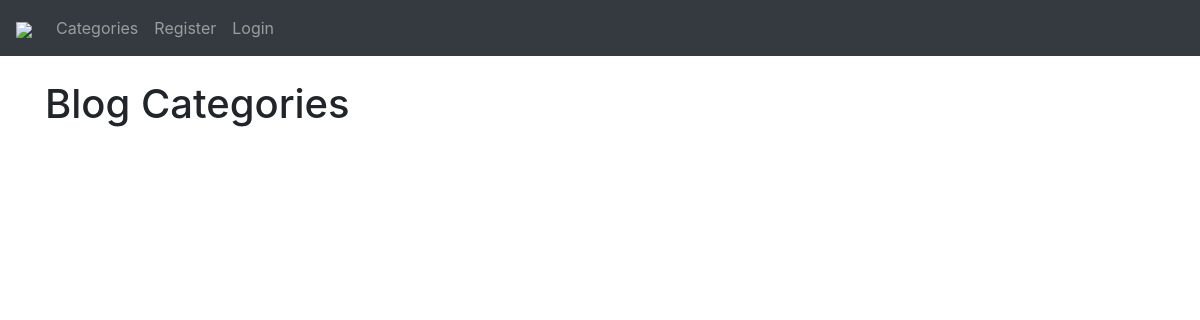
The app's page /category-list/, older data.
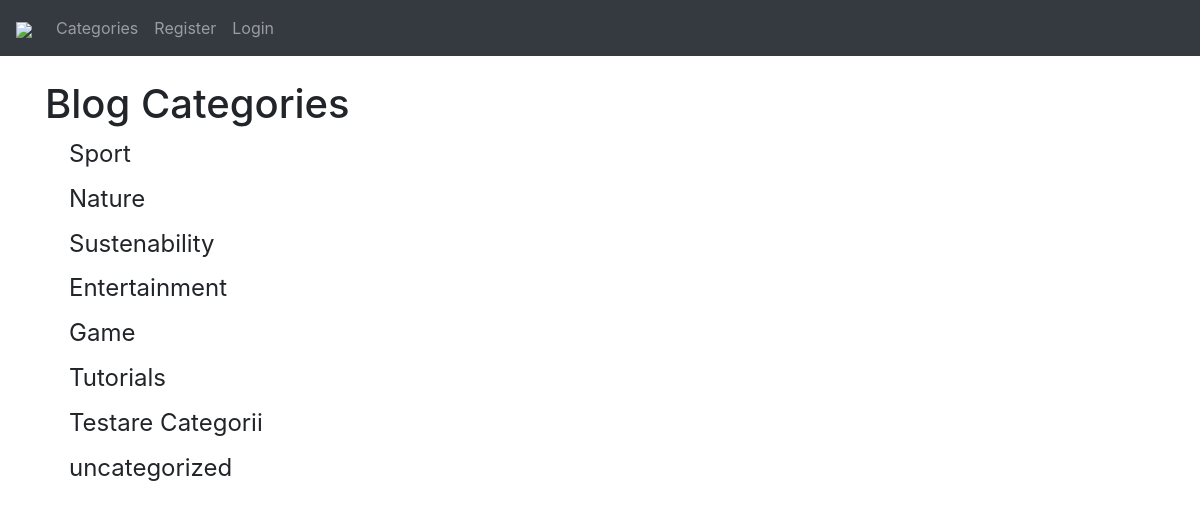
The same page, newer data.
### myBlog/models.py (models this page shows, shortened)
class Category(models.Model):
    name = models.CharField(max_length=255)
    def __str__(self) :
        return self.name

### myBlog/views.py (the view)
# urls.py: path('category-list/', CategoryListView, name='category-list'),
def CategoryListView(request):
    cat_menu_list = Category.objects.all()
    return render(request, 'category_list.html', {'cat_menu_list': cat_menu_list})

### myBlog/templates/category_list.html (shortened to what this page needs)
{% extends 'base.html' %}
{% block content %}
    <h1>Blog Categories</h1>
        {%for item in cat_menu_list %}
        <h4><a class="dropdown-item" href="{% url 'category' item|slugify %}">{{item}}</a></h4>
        {% endfor %}
{% endblock %}

### myBlog/templates/base.html (shortened to what this page needs)
<!doctype html>
<html lang="en">
<head>
    <link href="https://stackpath.bootstrapcdn.com/bootstrap/4.3.1/css/bootstrap.min.css" rel="stylesheet">
    {% load static %}
    <link href="{% static '/CSS/styles.css/' %}" rel="stylesheet">
</head>
<body>
<nav class="navbar navbar-expand-lg navbar-dark bg-dark">
    <a class="navbar-brand" href="{% url 'home' %}"><img heigth="75px" src="https://i.imgur.com/k46ywRL.png" width="75px"></a>
    <div class="collapse navbar-collapse" id="navbarSupportedContent">
        <ul class="navbar-nav mr-auto">
            {% if cat_menu %}
            <div class="nav-item dropdown">
                <a aria-expanded="false" class="nav-link dropdown-toggle" data-toggle="dropdown" href="#" id="navbarDropdown1" role="button">
                    Categories
                </a>
                <ul aria-labelledby="navbarDropdown1" class="dropdown-menu" role="menu">
                    {%for item in cat_menu %}
                    <li><a class="dropdown-item" href="{% url 'category' item|slugify %}">{{item}}</a></li>
                    {% endfor %}
                </ul>
            </div>
            {% else %}
            <li>
                <a class="nav-link" href="{% url 'category-list' %}">Categories</a>
            </li>
            {% endif %}
            {% if user.is_authenticated %}
            <li>
                <a class="nav-link" href="{% url 'add_post' %}">Add Post</a>
            </li>
            <li>
                <a class="nav-link" href="{% url 'add_category' %}">Add Category</a>
            </li>
            {% else %}
            <li>
                <a class="nav-link" href="{% url 'register' %}">Register</a>
            </li>
            <li>
                <a class="nav-link" href="{% url 'login' %}">Login</a>
            </li>
            {% endif %}
        </ul>
    </div>
</nav>
<br/>
<div class="container">
    {% block content %}
    {% endblock %}
</div>
</body>
</html>

Row changes from the older to the newer data that the page shows:
added Category: name "Sport"
added Category: name "Nature"
added Category: name "Sustenability"
added Category: name "Entertainment"
added Category: name "Game"
added Category: name "Tutorials"
added Category: name "Testare Categorii"
added Category: name "uncategorized"
